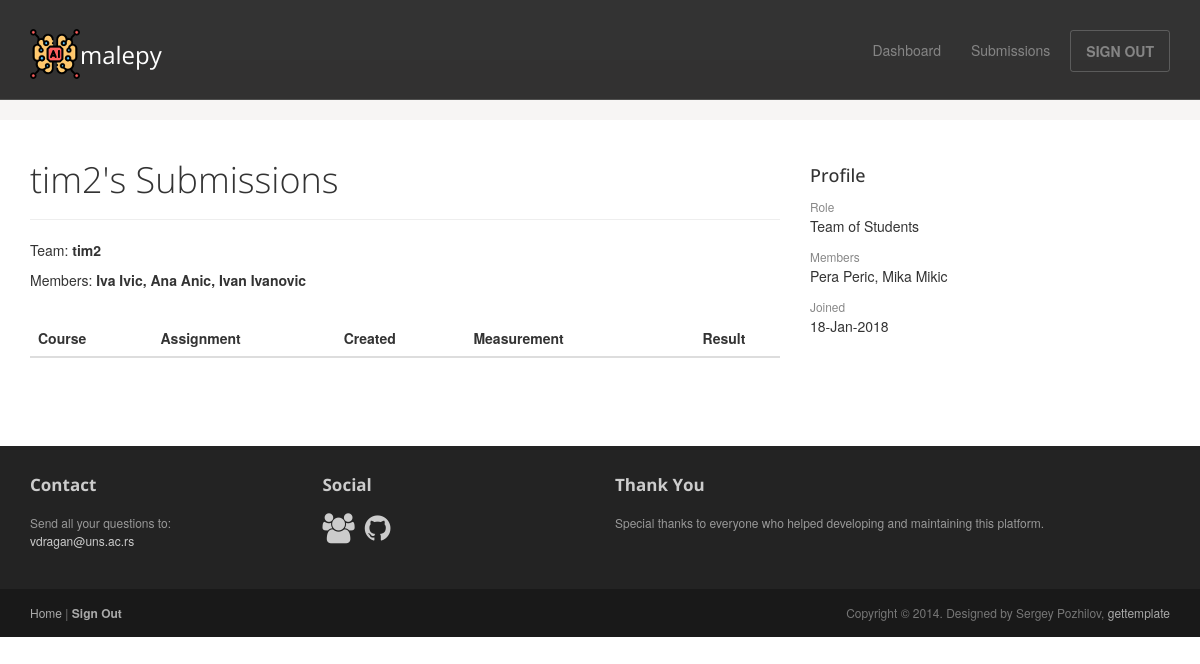
The page /history/3/ (signed in) on the database its author committed.
### malepy/models.py (models this page shows, shortened)
class User(AbstractUser):
    user_role = models.IntegerField(null=False, blank=False, default=0)  # 0 = teacher, 1 = student
    members = models.CharField(max_length=200, null=True, blank=True)

### malepy/views.py (the view)
# urls.py: url(r'^history/(?P<user_id>[0-9]+)/$', views.history, name='history'),
@login_required(login_url='/')
def history(request, user_id):
    this_user = get_object_or_404(User, pk=user_id)
    submissions = Submission.objects.filter(user=this_user).order_by('-created')
    context = {"display_user": this_user, "submissions": submissions}
    return render(request, 'malepy/history.html', context=context)

### malepy/templates/malepy/history.html (shortened to what this page needs)
{% extends "malepy/user_base.html" %}
{% block article %}
    <header class="page-header">
        <h1 class="page-title">{{ display_user.username }}'s Submissions</h1>
    </header>
    {% if user.id != display_user.id %}
        {% if display_user.members %}
            <p>Team: <b>{{ display_user.username }}</b></p>
            <p>Members: <b>{{ display_user.members }}</b></p>
        {% else %}
            <p>Student: <b>{{ display_user.first_name }} {{ display_user.last_name }}</b></p>
        {% endif %}
        <br>
    {% endif %}
    <table class="table">
        <thead>
            <th>Course</th>
            <th>Assignment</th>
            <th>Created</th>
            <th>Measurement</th>
            <th class="text-center">Result</th>
        </thead>
    </table>
{% endblock %}

### malepy/templates/malepy/user_base.html (shortened to what this page needs)
<!DOCTYPE html>
<html lang="en">
<head>
    {% load staticfiles %}
	<link rel="stylesheet" href="{% static 'malepy/css/bootstrap.min.css' %}">
	<link rel="stylesheet" href="{% static 'malepy/css/font-awesome.min.css' %}">
	<link rel="stylesheet" href="{% static 'malepy/css/bootstrap-theme.css' %}" media="screen" >
	<link rel="stylesheet" href="{% static 'malepy/css/main.css' %}">
</head>
<body class="home">
	<div class="navbar navbar-inverse navbar-fixed-top headroom" >
		<div class="container">
			<div class="navbar-header">
				<a class="navbar-brand" href="/"><img src="{% static 'malepy/images/artificial-intelligence.png' %}" alt="MaLePY Platform">malepy</a>
			</div>
			<div class="navbar-collapse collapse">
				<ul class="nav navbar-nav pull-right">
					<li><a href="{% url 'malepy:dashboard' %}">Dashboard</a></li>
                    {% if user.user_role %}
                        <li><a href="{% url 'malepy:history' user.id %}">Submissions</a></li>
                    {% else %}
                        <li><a href="{% url 'malepy:reports' %}">Reports</a></li>
                    {% endif %}
					<li><a class="btn" href="{% url 'malepy:logout' %}">SIGN OUT</a></li>
				</ul>
			</div>
		</div>
	</div>
     <div class="jumbotron top-space">
    </div>
	<div class="container">
		<div class="row">
			<article class="col-sm-8 maincontent">
				{% block article %}
                {% endblock %}
			</article>
			<aside class="col-sm-4 sidebar sidebar-right">
				<div class="widget">
					<h4>Profile</h4>
					<ul class="list-unstyled list-spaces">
                        {% if user.user_role %}
                            {% if user.members %}
                                <li><span class="small text-muted">Role</span><p>Team of Students</p></li>
                                <li><span class="small text-muted">Members</span><p>{{ user.members }}</p>
                                </li>
                            {% else %}
                                <li><span class="small text-muted">Role</span><p>Student</p></li>
                                <li><span class="small text-muted">Name</span><p>{{ user.first_name }} {{ user.last_name }}</p></li>
                            {% endif %}
                        {% else %}
                            <li><span class="small text-muted">Role</span><p>Teacher</p></li>
                            <li><span class="small text-muted">Name</span><p>{{ user.first_name }} {{ user.last_name }}</p></li>
                        {% endif %}
                        <li><span class="small text-muted">Joined</span><p>{{ user.date_joined|date:"d-M-Y" }}</p></li>
					</ul>
				</div>
			</aside>
		</div>
	</div>
	<footer id="footer" class="top-space">
		<div class="footer1">
			<div class="container">
				<div class="row">
					<div class="col-md-3 widget">
						<h3 class="widget-title">Contact</h3>
						<div class="widget-body">
							<p>Send all your questions to:<br>
								<a href="mailto:vdragan@uns.ac.rs">vdragan@uns.ac.rs</a><br>
							</p>
						</div>
					</div>
					<div class="col-md-3 widget">
						<h3 class="widget-title">Social</h3>
						<div class="widget-body">
							<p class="follow-me-icons">
								<a href="http://informatika.ftn.uns.ac.rs/"><i class="fa fa-group fa-2"></i></a>
								<a href="https://github.com/ftn-ai-lab/"><i class="fa fa-github fa-2"></i></a>
							</p>
						</div>
					</div>
					<div class="col-md-6 widget">
						<h3 class="widget-title">Thank You</h3>
						<div class="widget-body">
                            <p>Special thanks to everyone who helped developing and maintaining this platform.</p>
						</div>
					</div>
				</div>
			</div>
		</div>
		<div class="footer2">
			<div class="container">
				<div class="row">
					<div class="col-md-6 widget">
						<div class="widget-body">
							<p class="simplenav">
								<a href="/">Home</a> |
								<b><a href="{% url 'malepy:logout' %}">Sign Out</a></b>
							</p>
						</div>
					</div>
					<div class="col-md-6 widget">
						<div class="widget-body">
							<p class="text-right">
								Copyright &copy; 2014. Designed by Sergey Pozhilov, <a href="http://gettemplate.com/" rel="designer">gettemplate</a>
							</p>
						</div>
					</div>
				</div>
			</div>
		</div>
	</footer>
</body>
</html>

### malepy/static/malepy/css/main.css (style rules this page uses)
.headroom { -webkit-transition: all 0.4s ease-out; -moz-transition: all 0.4s ease-out; -o-transition: all 0.4s ease-out; transition: all 0.4s ease-out; }
h1, h2, h3, h4, h5, h6 { font-family:"Open sans", Helvetica, Arial; }
h1, .h1, h2, .h2, h3, .h3 { margin-top:30px; }
.page-title { margin-top:20px; font-weight:300; }
.text-muted { color:#888; }
ul.list-spaces li { margin-bottom:10px; }
.top-space { margin-top: 60px; }
img { max-width:100%; }
.sidebar { padding-top:36px; padding-bottom:30px; }
.sidebar .widget { margin-bottom:20px; }
.footer1 { background: #232323; padding: 30px 0 0 0; font-size: 12px; color: #999; }
.footer1 a { color: #ccc; }
.footer1 .widget { margin-bottom:30px; }
.footer1 .widget-title { font-size: 17px; font-weight: bold; color: #ccc; margin: 0 0 20px; }
.follow-me-icons { font-size:30px; }
.follow-me-icons i { float:left; margin:0 10px 0 0; }
.footer2 { background: #191919; padding: 15px 0; color: #777; font-size: 12px; }
.footer2 a { color: #aaa; }
.footer2 p { margin: 0; }

### rows shown on the page
User: username "tim2", members "Iva Ivic, Ana Anic, Ivan Ivanovic"
User: members "Pera Peric, Mika Mikic", date_joined "18-Jan-2018"
